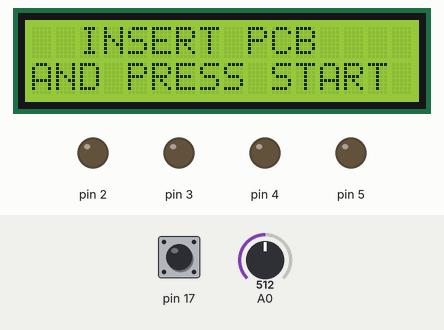
Recording of a sketch running on a simulated Arduino Uno, built with avr-gcc and run on an emulated ATmega328P. Parts: 16×2 character LCD, output pins drawn as LEDs (lit = HIGH). Dashed ring = blinking. Inputs (shaded band) come from the test bench; at power-on: pin 17 LOW, A0 = 512. What the sketch prints to the serial monitor is not drawn.

Above: at 1.2 s.
1.3 s: pin 17 pulled HIGH for 0.15 s
At 2.7 s:
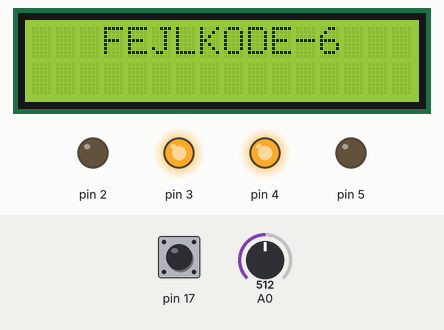
4.4 s: pin 17 pulled HIGH for 1 s
At 4.69 s:
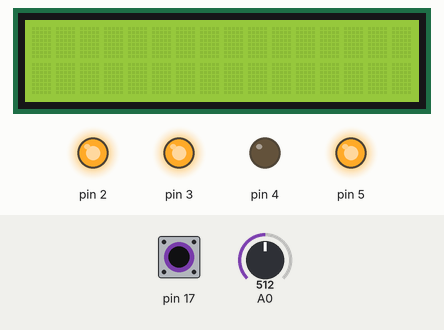
6.9 s: A0 set to 1023
9.9 s: pin 17 pulled HIGH for 3.2 s
At 10.98 s:
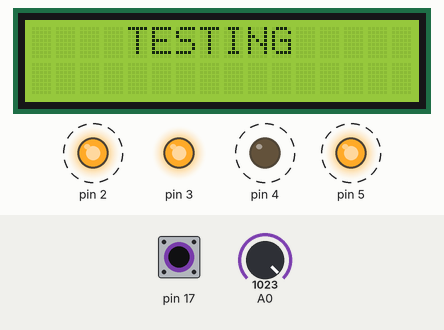
14.6 s: pin 17 pulsed HIGH 5 times (0.12 s each, 0.3 s apart)
At 17.5 s:
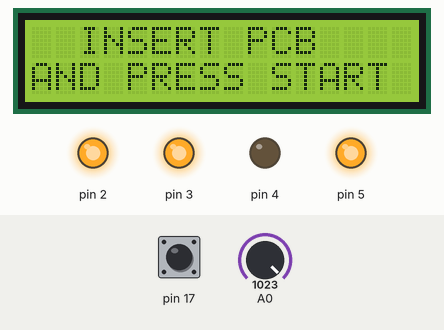
19.1 s: pin 17 pulled HIGH for 1 s
At 19.61 s:
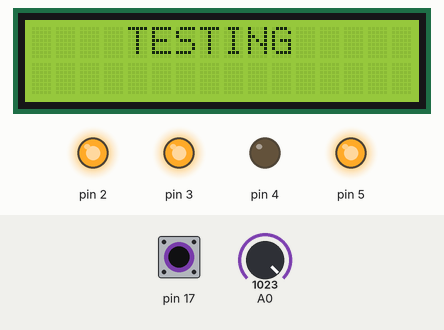
Timing chart, 0 to 22.1 s (numbered marks = the images above; inputs shaded):
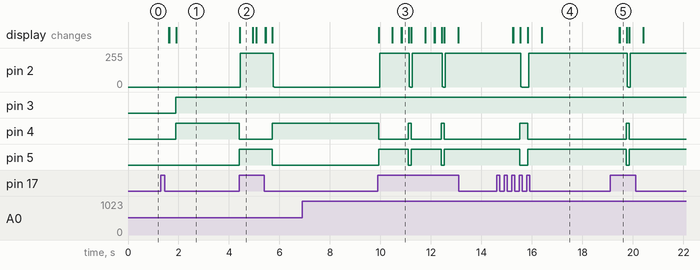

Measured:
- after the input at 1.3 s, pin 3, pin 4: LOW → HIGH after 0.60 s; the display: first changes after 0.32 s (image 1 shows a later state)
- after the input at 4.4 s, pin 2: 0/255 → 255/255 after 0.05 s, → 0/255 1.3 s later; pin 4: HIGH → LOW at once, → HIGH 1.3 s later; pin 5: LOW → HIGH at once, → LOW 1.3 s later; the display: changes at once (image 2)
- after the input at 6.9 s, every drawn part: stays the same
- after the input at 14.6 s, pin 2: 255/255 → 0/255 after 0.96 s, → 255/255 0.32 s later; pin 4: LOW → HIGH after 0.92 s, → LOW 0.32 s later; pin 5: HIGH → LOW after 0.92 s, → HIGH 0.32 s later; the display: first changes after 0.64 s (image 4 shows a later state)
- after the input at 19.1 s, pin 2: 255/255 → 0/255 after 0.68 s, → 255/255 0.12 s later; pin 4: LOW → HIGH after 0.64 s, → LOW 0.12 s later; pin 5: HIGH → LOW after 0.63 s, → HIGH 0.12 s later; the display: first changes after 0.36 s (image 5 shows a later state)
- what the display in image 2 shows lasts 0.5 s, from 4.4 s to 4.9 s

The sketch:

CareCase_Arduino.ino
```cpp
//  __________________
// | CARE_CASE_TESTER |
// | MDCT, 31-01-2020 |
// |__________________|

// Including libraries

#include <LiquidCrystal_I2C.h>
#include <Wire.h>

int D2;
int D3;
int D4;
int D5;


//initialize the liquid crystal library
//the first parameter is the I2C address
//the second parameter is how many rows are on your screen
//the third parameter is how many columns are on your screen
LiquidCrystal_I2C lcd(0x27, 16, 2);

void selectPort(int portNo)

{
  Serial.print("[");
  if(portNo & 0x08)      //4067 Port A
  {
    digitalWrite(5,HIGH);
    Serial.print(digitalRead(5));
  }
  else
  {
    digitalWrite(5,LOW);
    Serial.print(digitalRead(5));
  }

  if(portNo & 0x04)           //4067 Port B
  {
    digitalWrite(4,HIGH);
    Serial.print(digitalRead(4));
  }
  else
  {
    digitalWrite(4,LOW);
    Serial.print(digitalRead(4));
  }

  if(portNo & 0x02)     //4067 Port C
  {
    digitalWrite(3,HIGH);
    Serial.print(digitalRead(3));
  }
  else
  {
    digitalWrite(3,LOW);
    Serial.print(digitalRead(3));
  }

  if(portNo & 0x01)           //4067 Port D
  {
    digitalWrite(2,HIGH);
    Serial.print(digitalRead(2));
  }
  else
  {
    digitalWrite(2,LOW);
    Serial.print(digitalRead(2));
  }

  Serial.print("]\n");
}

void waitbutton()
{
        for (int i = 0; i <= 50; i++)
      {
        delay(100);
      if((digitalRead(17) == HIGH))
      {
        return;
        }
      }
  }


void setup() {

  Serial.begin(9600);

  lcd.init();            //initialize lcd screen
  lcd.clear();
  lcd.backlight();       // turn on the backlight

  pinMode(2, OUTPUT);
  pinMode(3, OUTPUT);
  pinMode(4, OUTPUT);
  pinMode(5, OUTPUT);
  pinMode(17, INPUT);


  D2 = digitalRead(2);
  D3 = digitalRead(3);
  D4 = digitalRead(4);
  D5 = digitalRead(5);

  pinMode(A0, INPUT);

}

void loop() {

  lcd.clear();

  lcd.setCursor(0,0);    // tell the screen to write on the top row
  lcd.print("  INSERT PCB");
  lcd.setCursor(0,1);    // tell the screen to write on the bottom row
  lcd.print("AND PRESS START");
  delay(100);


  if((digitalRead(17) == HIGH))  // If A3 = 2.5V or higher
  {  delay(255);             // wait 0,1sec
    lcd.clear();              // clear lcd
    delay(10);              // wait 1 sec
    lcd.print("    TESTING");     // Print Testing on LCD
    delay(255);              // wait 1 sec


  selectPort(0);
    if((analogRead(A0) > 1023))
   {
     lcd.clear();
     lcd.print("   FEJLKODE-0");
     Serial.print("FEJLKODE-0");
     Serial.print("\n");
     waitbutton();

      }

  selectPort(1);
    if((analogRead(A0) > 1023))
   {
     lcd.clear();
     lcd.print("   FEJLKODE-1");
     Serial.print("FEJLKODE-1");
     Serial.print("\n");
     waitbutton();

      }

  selectPort(2);
    if((analogRead(A0) > 1023))
   {
     lcd.clear();
     lcd.print("   FEJLKODE-2");
     Serial.print("FEJLKODE-2");
     Serial.print("\n");
     waitbutton();

      }

 selectPort(3);
    if((analogRead(A0) > 1023))
   {
     lcd.clear();
     lcd.print("   FEJLKODE-3");
     Serial.print("FEJLKODE-3");
     Serial.print("\n");
     waitbutton();

      }
  selectPort(4);
    if((analogRead(A0) > 1023))
   {
     lcd.clear();
     lcd.print("   FEJLKODE-4");
     Serial.print("FEJLKODE-4");
     Serial.print("\n");
     waitbutton();

      }

  selectPort(5);
    if((analogRead(A0) > 1023))
   {
     lcd.clear();
     lcd.print("   FEJLKODE-5");
     Serial.print("FEJLKODE-5");
     Serial.print("\n");
     waitbutton();

      }
  selectPort(6);
    if((analogRead(A0) > 120))
   {
     lcd.clear();
     lcd.print("   FEJLKODE-6");
     Serial.print("FEJLKODE-6");
     Serial.print("\n");
     waitbutton();

      }
  selectPort(7);
    if((analogRead(A0) > 1023))
   {
     lcd.clear();
     lcd.print("   FEJLKODE-7");
     Serial.print("FEJLKODE-7");
     Serial.print("\n");
     waitbutton();

      }
  selectPort(8);
    if((analogRead(A0) > 1023))
   {
     lcd.clear();
     lcd.print("   FEJLKODE-8");
     Serial.print("FEJLKODE-8");
     Serial.print("\n");
     waitbutton();

      }
  selectPort(9);
    if((analogRead(A0) > 1023))
   {
     lcd.clear();
     lcd.print("   FEJLKODE-9");
     Serial.print("FEJLKODE-9");
     Serial.print("\n");
     waitbutton();

      }
  selectPort(10);
    if((analogRead(A0) > 1023))
   {
     lcd.clear();
     lcd.print("   FEJLKODE-10");
     Serial.print("FEJLKODE-10");
     Serial.print("\n");
     waitbutton();

      }
  selectPort(11);
    if((analogRead(A0) > 1023))
   {
     lcd.clear();
     lcd.print("   FEJLKODE-11");
     Serial.print("FEJLKODE-11");
     Serial.print("\n");
     waitbutton();

    }


      lcd.setCursor(0,1);
      lcd.clear();
      delay(255);
      lcd.setCursor(1,1);
      delay(255);
      lcd.clear();

      if((analogRead(A0) < 1023))
      {
      lcd.print("       OK");
      waitbutton();
      }


}
}
```
